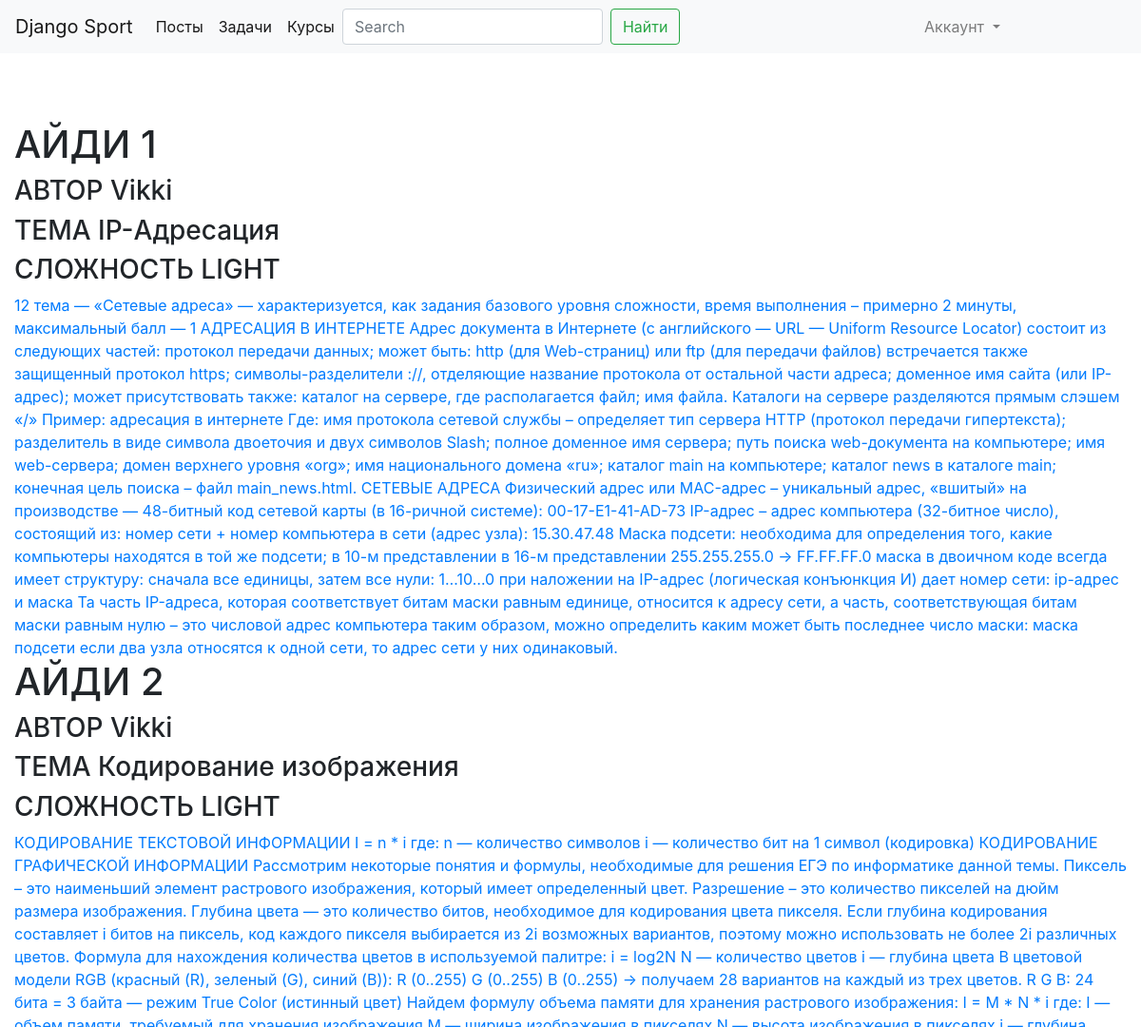
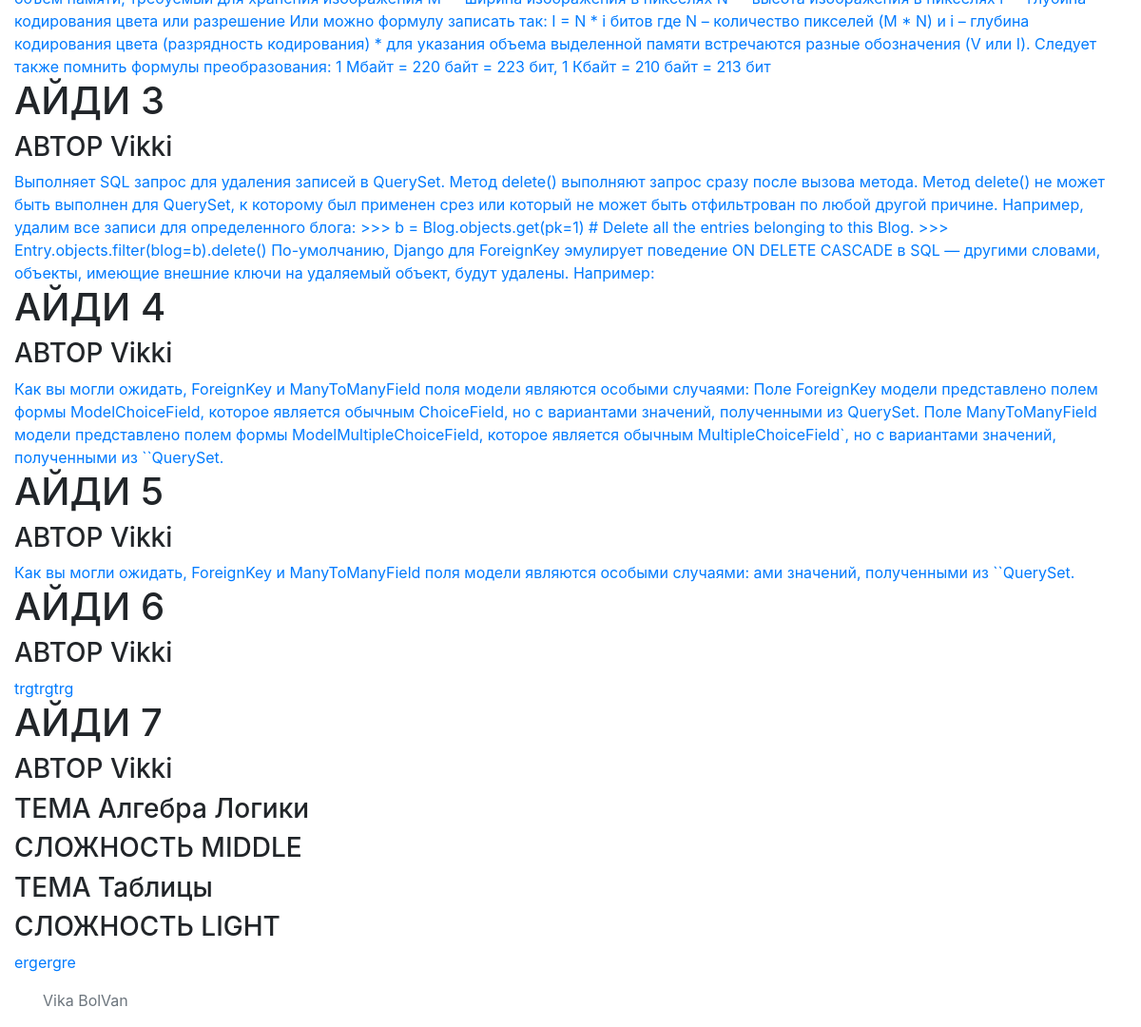
/posts/, run on the app's committed database (2 pictures, top to bottom).
### post/models.py (models this page shows)
class Post(models.Model):
    author = models.ForeignKey(User,on_delete=models.SET_NULL, null=True)
    original = models.URLField(null=True)
    thema = models.ManyToManyField(Thema,null=True)
    text = models.TextField()

### user/models.py (models this page shows)
class User(AbstractUser):
    class RoleEnum(models.TextChoices):
        ADMIN = "ADMIN"
        USER = "USER"
    profile_pic = models.ImageField(upload_to=upload_img_file, null=True)

### task/models.py (models this page shows)
class Thema(models.Model):
    class Complexity(models.TextChoices):
        LIGHT = "LIGHT"
        MIDDLE = "MIDDLE"
        HARD = "HARD"
    name = models.TextField()
    complexity = models.CharField(choices=Complexity.choices,default=Complexity.MIDDLE,max_length=255)

### post/views.py (the view)
# urls.py: path('posts/', views.PostListView.as_view(), name='post_list'),
class PostListView(ListView):
    model = Post
    def get_queryset(self):
        queryset = super().get_queryset()
        if self.request.GET.__contains__('thema'):
            thema = self.request.GET.__getitem__('thema')
            queryset = queryset.filter(thema=thema)
        elif self.request.GET.__contains__('author'):
            author = self.request.GET.__getitem__('author')
            queryset = queryset.filter(author=author)
        return queryset

### templates/post/post_list.html (shortened to what this page needs)
{% extends "base.html" %}
{% block content %}
        {% for post in object_list %}
            <br>
            <h1>АЙДИ {{ post.id }}</h1>
            <h3>АВТОР {{ post.author }}</h3>
            {% for them in post.thema.all %}
                <h3>ТЕМА {{ them.name }}</h3>
                <h3>СЛОЖНОСТЬ {{ them.complexity }}</h3>
            {% endfor %}
            <a href="{% url 'post_detail' post.id %}">{{ post.text }}</a>
        {% endfor %}
{% endblock %}

### data on the page
Post: id "1", author "Vikki", text "12 тема — «Сетевые адреса» — характеризуется, как задания базового уровня сложности, время выполнения – примерно 2 минуты, максимальный балл — 1 АДРЕСАЦИЯ В ИНТЕРНЕТЕ Адрес документа в Интернете (с английского — URL — Uniform Resource Locator) состоит из следующих частей: протокол передачи данных; может быть: http (для Web-страниц) или ftp (для передачи файлов) встречается также защищенный протокол https; символы-разделители ://, отделяющие название протокола от остальной части адреса; доменное имя сайта (или IP-адрес); может присутствовать также: каталог на сервере, где располагается файл; имя файла. Каталоги на сервере разделяются прямым слэшем «/» Пример: адресация в интернете Где: имя…"
Thema: name "IP-Адресация", complexity "LIGHT"
Post: id "2", author "Vikki", text "КОДИРОВАНИЕ ТЕКСТОВОЙ ИНФОРМАЦИИ I = n * i где: n — количество символов i — количество бит на 1 символ (кодировка) КОДИРОВАНИЕ ГРАФИЧЕСКОЙ ИНФОРМАЦИИ Рассмотрим некоторые понятия и формулы, необходимые для решения ЕГЭ по информатике данной темы. Пиксель – это наименьший элемент растрового изображения, который имеет определенный цвет. Разрешение – это количество пикселей на дюйм размера изображения. Глубина цвета — это количество битов, необходимое для кодирования цвета пикселя. Если глубина кодирования составляет i битов на пиксель, код каждого пикселя выбирается из 2i возможных вариантов, поэтому можно использовать не более 2i различных цветов. Формула для нахождения количества цветов в…"
Thema: name "Кодирование изображения", complexity "LIGHT"
Post: id "3", author "Vikki", text "Выполняет SQL запрос для удаления записей в QuerySet. Метод delete() выполняют запрос сразу после вызова метода. Метод delete() не может быть выполнен для QuerySet, к которому был применен срез или который не может быть отфильтрован по любой другой причине. Например, удалим все записи для определенного блога: >>> b = Blog.objects.get(pk=1) # Delete all the entries belonging to this Blog. >>> Entry.objects.filter(blog=b).delete() По-умолчанию, Django для ForeignKey эмулирует поведение ON DELETE CASCADE в SQL — другими словами, объекты, имеющие внешние ключи на удаляемый объект, будут удалены. Например:"
Post: id "4", author "Vikki", text "Как вы могли ожидать, ForeignKey и ManyToManyField поля модели являются особыми случаями: Поле ForeignKey модели представлено полем формы ModelChoiceField, которое является обычным ChoiceField, но с вариантами значений, полученными из QuerySet. Поле ManyToManyField модели представлено полем формы ModelMultipleChoiceField, которое является обычным MultipleChoiceField`, но с вариантами значений, полученными из ``QuerySet."
Post: id "5", author "Vikki", text "Как вы могли ожидать, ForeignKey и ManyToManyField поля модели являются особыми случаями: ами значений, полученными из ``QuerySet."
Post: id "6", author "Vikki", text "trgtrgtrg"
Post: id "7", author "Vikki", text "ergergre"
Thema: name "Алгебра Логики", complexity "MIDDLE"
Thema: name "Таблицы", complexity "LIGHT"
